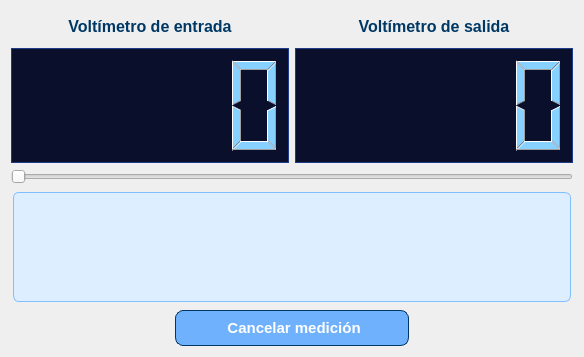
<?xml version="1.0" encoding="UTF-8"?>
<ui version="4.0">
 <class>LineWindow</class>
 <widget class="QDialog" name="LineWindow">
  <property name="geometry">
   <rect>
    <x>0</x>
    <y>0</y>
    <width>584</width>
    <height>357</height>
   </rect>
  </property>
  <property name="windowTitle">
   <string>Efecto de Linea</string>
  </property>
  <property name="styleSheet">
   <string notr="true">#centralwidget {
background-color: #d0e7f9;
border-image: url(:/fondo/bkg3.png) 0 0 0 0 stretch stretch; /* No cambiar esta linea de lugar*/
/*background-image:url(:/fondo/bkg3.png);  /* No cambiar esta linea de lugar*/
background-position: center center;
background-repeat: no-repeat;

}

/*QLabel*/
QLabel {
    color: #003865;
    font-size: 12pt;
    font-weight: 500;
    padding: 4px 8px;
    margin: 2px;
    border: none;
    background: transparent;
}

QLabel:disabled {
    color: gray;
}

QTabWidget {
    background-color: #d0e7f9;  /* Fondo del widget contenedor */
    border: none;
}

QTabWidget::pane {
    border: 1px solid #003865;
    background: #eaf4fb;  /* Fondo del área activa del tab */
    border-radius: 8px;
    padding: 5px;
}

QTabBar::tab {
    background: #6FB1FC;
    border: 1px solid #003865;
    padding: 8px 16px;
    margin-right: 2px;
    border-top-left-radius: 8px;
    border-top-right-radius: 8px;
    color: #003865;
}

QTabBar::tab:selected {
    background: #ffffff;
    border: 2px solid #003865;
    border-bottom: none;
    font-weight: bold;
    color: #003865;
}

QTabBar::tab:hover {
    background: #A8D4FF;
}

QWidget#tab,
QWidget#tab_2,
QWidget#tab_3,
QWidget#tab_4 {
    background-color: #eaf4fb;  /* Fondo para cada QWidget de pestaña */
}



/*QCheckBox
QCheckBox {
color:white;
}*/

/*QGroupBox
QGroupBox{
color:white;
text-align: center;
}*/

QStatusBar {
    background-color: #b8d5ec;
    border-top: 1px solid #003865;
    color: #003865;
}

/*QPushButton */
QPushButton {
    background-color: #6FB1FC;
    color: white;
    border: 1px solid #003865;
    border-radius: 8px;
    padding: 8px 16px;
    font-size: 11pt;
    font-weight: 500;
    min-width: 200px;
}

QPushButton:hover {
    background-color: #A8D4FF;
    border: 1px solid #003865;
}

QPushButton:pressed {
    background-color: #4C97D2;
    border: 1px solid #002849;
}

QPushButton:disabled {
    background-color: #cccccc;
    color: #888888;
    border: 1px solid #aaaaaa;
}

QTextEdit {
    background-color: #f9fcff;
    color: #003865;
    border: 1px solid #003865;
    border-radius: 6px;
    padding: 8px;
    font-family: &quot;Segoe UI&quot;, &quot;Arial&quot;;
    font-size: 11pt;
    selection-background-color: #A8D4FF;
    selection-color: #000000;
}


/*QLineEdit*/
QLineEdit {
	background-color: transparent;	
    border-style: solid;
    border-width: 1px;
    border-color: #003865;
    color: #003865;
	text-align: center;
}

QLineEdit:disabled {
    color: gray;
}

/*QDateEdit*/
QDateTimeEdit {
    color:black;
    background-color: qlineargradient(x1:0, y1:0, x2:1,y2:1, stop: 1 rgba(228, 255, 255, 255), stop: 0 rgba(150, 200, 100, 100));
    border-color: rgba(255,255,255,200);
    border-width: 1px;
    border-style: solid;
    padding: 1px 0px 1px 3px; /*This makes text colour work*/
}

QDateEdit:disabled {
    color: gray;
}

/*QComboBox*/
QComboBox {
    color: #003865;
    background-color: #ffffff;
    border: 1px solid #6FB1FC;
    border-radius: 6px;
    padding: 4px 8px;
    font-size: 11pt;
    font-weight: 500;
    min-width: 200px;
    max-width: 300px;
    text-align: center;
}

QComboBox:hover {
    background-color: #eaf4fb;
    border: 1px solid #003865;
}

QComboBox::drop-down {
    border-left: 1px solid #6FB1FC;
    width: 20px;
    background-color: #6FB1FC;
    border-top-right-radius: 6px;
    border-bottom-right-radius: 6px;
}

QComboBox::down-arrow {
    /* image: url(:/icons/down-arrow.svg); Opcional, o podés dejarlo por defecto */
    width: 12px;
    height: 12px;
}

/*QRadioButton */
QRadioButton {
  color:white;
}


/*TABLA*/

QTableView {
    color: white;
    gridline-color: black;
    border-color: rgb(242, 128, 133);
	 background-color: rgb(99, 176, 209);
	text-align:center;
    font-family: sans-serif;
}
QTableCornerButton::section {
	background-color: rgb(23, 63, 94);
}
QHeaderView::section {
    background-color: rgb(23, 63, 94);
    color: white;
	text-align:center;
	font-weight: bold;

}
QScrollBar:vertical {
    background: rgb(188, 224, 235);
}
 QScrollBar::handle:vertical {
    background: rgb(71, 153, 176);
 }
QScrollBar:horizontal {
    background: rgb(188, 224, 235);
}
 QScrollBar::handle:horizontal {
    background: rgb(71, 153, 176);
 }

QTableView::item:focus{
    border: 2px solid rgb(242, 128, 133);
    background: rgb(71, 153, 176);
	text-align:center;
}
QTableView::item:selected{
    border: 2px solid rgb(242, 128, 133);
    background: gray;
	text-align:center;
}</string>
  </property>
  <layout class="QGridLayout" name="gridLayout">
   <item row="0" column="0">
    <widget class="QLabel" name="label_2">
     <property name="sizePolicy">
      <sizepolicy hsizetype="Preferred" vsizetype="Fixed">
       <horstretch>0</horstretch>
       <verstretch>0</verstretch>
      </sizepolicy>
     </property>
     <property name="text">
      <string>Voltímetro de entrada</string>
     </property>
     <property name="alignment">
      <set>Qt::AlignmentFlag::AlignCenter</set>
     </property>
    </widget>
   </item>
   <item row="0" column="1">
    <widget class="QLabel" name="label_3">
     <property name="text">
      <string>Voltímetro de salida</string>
     </property>
     <property name="alignment">
      <set>Qt::AlignmentFlag::AlignCenter</set>
     </property>
    </widget>
   </item>
   <item row="1" column="0">
    <widget class="QLCDNumber" name="LBL_multimetroEntrada">
     <property name="styleSheet">
      <string notr="true">
    QLCDNumber {
        background-color: #0A0F2C;       /* Azul muy oscuro */
        color: #86D1FF;                  /* Celeste eléctrico */
        border: 1px solid #1E3A8A;       /* Borde tenue */
        padding: 4px;
    }
</string>
     </property>
    </widget>
   </item>
   <item row="1" column="1">
    <widget class="QLCDNumber" name="LBL_multimetroSalida">
     <property name="styleSheet">
      <string notr="true">
    QLCDNumber {
        background-color: #0A0F2C;       /* Azul muy oscuro */
        color: #86D1FF;                  /* Celeste eléctrico */
        border: 1px solid #1E3A8A;       /* Borde tenue */
        padding: 4px;
    }
</string>
     </property>
    </widget>
   </item>
   <item row="2" column="0" colspan="2">
    <widget class="QSlider" name="TestingSlide">
     <property name="maximum">
      <number>999</number>
     </property>
     <property name="orientation">
      <enum>Qt::Orientation::Horizontal</enum>
     </property>
    </widget>
   </item>
   <item row="3" column="0" colspan="2">
    <widget class="QLabel" name="LBL_mensaje">
     <property name="styleSheet">
      <string notr="true">QLabel {
    background-color: #dceeff;          /* celeste claro */
    color: #003366;                     /* azul profundo para buen contraste */
    border: 1px solid #80bfff;          /* borde azul suave */
    border-radius: 6px;
    padding: 8px 12px;
    font-size: 14px;
    font-weight: bold;
    font-family: Segoe UI, Arial, sans-serif;
}
</string>
     </property>
     <property name="text">
      <string/>
     </property>
    </widget>
   </item>
   <item row="4" column="0" colspan="2">
    <layout class="QHBoxLayout" name="horizontalLayout">
     <item>
      <spacer name="horizontalSpacer">
       <property name="orientation">
        <enum>Qt::Orientation::Horizontal</enum>
       </property>
       <property name="sizeHint" stdset="0">
        <size>
         <width>40</width>
         <height>20</height>
        </size>
       </property>
      </spacer>
     </item>
     <item>
      <widget class="QPushButton" name="BTN_cancelar">
       <property name="text">
        <string> Cancelar medición</string>
       </property>
      </widget>
     </item>
     <item>
      <spacer name="horizontalSpacer_2">
       <property name="orientation">
        <enum>Qt::Orientation::Horizontal</enum>
       </property>
       <property name="sizeHint" stdset="0">
        <size>
         <width>40</width>
         <height>20</height>
        </size>
       </property>
      </spacer>
     </item>
    </layout>
   </item>
  </layout>
 </widget>
 <resources/>
 <connections/>
</ui>
